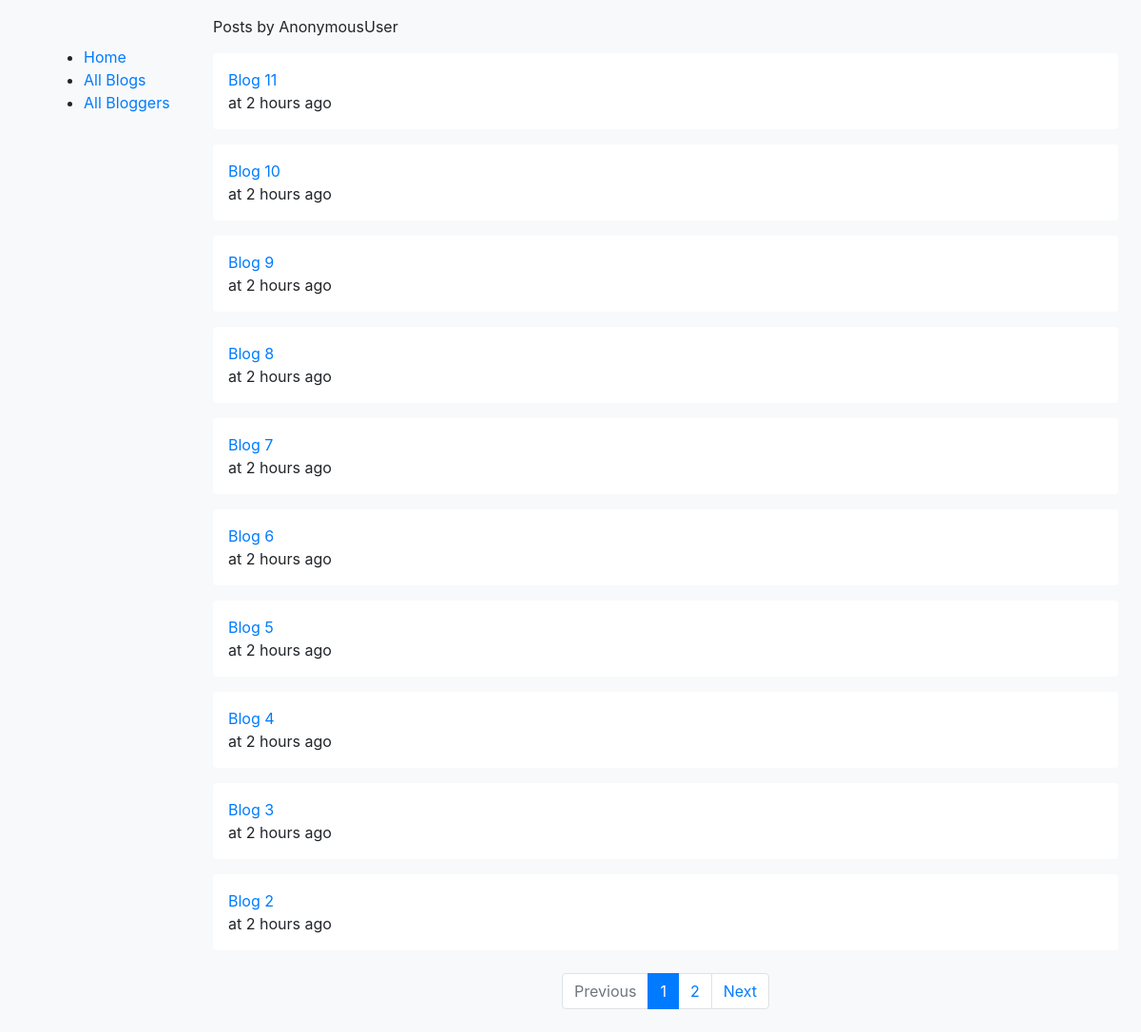
Screenshot of /blogger/mak/ with the database file from the repository.
### blog/models.py (models this page shows, shortened)
class Post(models.Model) :
    title = models.CharField(max_length=100)
    content = models.TextField(max_length=2000)
    created_at = models.DateTimeField(auto_now_add=True)
    created_by = models.ForeignKey(
        settings.AUTH_USER_MODEL, related_name='posts', on_delete=models.CASCADE)
    class Meta:
        ordering = ['-created_at']

### blog/views.py (the view)
# urls.py: path('blogger/<username>/', views.UserView.as_view(), name='blogger'),
class UserView(ListView):
	model = Post
	context_object_name = 'posts'
	template_name = 'blog/blogger.html'
	paginate_by = 10
	def get_context_data(self, **kwargs):
		return super().get_context_data(**kwargs)
	def get_queryset(self):
		self.user = get_object_or_404(User, username=self.kwargs['username'])
		return Post.objects.filter(created_by=self.user).order_by('-created_at')

### blog/templates/blog/blogger.html (shortened to what this page needs)
{% extends 'blog/base.html' %}
{% load humanize %}
{% block content %}
Posts by {{ user}}
{% if posts %}
     {% for post in posts %}
    <div class="my-3 p-3 bg-white rounded box-shadow">
        <a href="{% url 'blog:blog' post.id %}">{{ post.title}}</a>
        <br> at {{ post.created_at|naturaltime}}
        <br>
    </div>
    {% endfor %}
{% endif %}
         {% if is_paginated %}
        <nav aria-label="Topics pagination" class="my-4">
            <ul class="pagination justify-content-center">
                {% if page_obj.has_previous %}
                <li class="page-item">
                    <a class="page-link" href="?page={{ page_obj.previous_page_number }}">Previous</a>
                </li>
                {% else %}
                <li class="page-item disabled">
                    <span class="page-link">Previous</span>
                </li>
                {% endif %} {% for page_num in paginator.page_range %} {% if page_obj.number == page_num %}
                <li class="page-item active">
                    <span class="page-link">
                        {{ page_num }}
                    </span>
                </li>
                {% else %}
                <li class="page-item">
                    <a class="page-link" href="?page={{ page_num }}">{{ page_num }}</a>
                </li>
                {% endif %} {% endfor %} {% if page_obj.has_next %}
                <li class="page-item">
                    <a class="page-link" href="?page={{ page_obj.next_page_number }}">Next</a>
                </li>
                {% else %}
                <li class="page-item disabled">
                    <span class="page-link">Next</span>
                </li>
                {% endif %}
            </ul>
        </nav>
        {% endif %}
{% endblock %}

### blog/static/css/custom.css (style rules this page uses)
body { background-color: #f8f9fa; }

### rows the page displays
Post: title "Blog 11", created_at "2 hours ago"
Post: title "Blog 10", created_at "2 hours ago"
Post: title "Blog 9", created_at "2 hours ago"
Post: title "Blog 8", created_at "2 hours ago"
Post: title "Blog 7", created_at "2 hours ago"
Post: title "Blog 6", created_at "2 hours ago"
Post: title "Blog 5", created_at "2 hours ago"
Post: title "Blog 4", created_at "2 hours ago"
Post: title "Blog 3", created_at "2 hours ago"
Post: title "Blog 2", created_at "2 hours ago"

### other values shown
{{ user }} "AnonymousUser"
{{ page_num }} "1"
{{ page_num }} "2"
